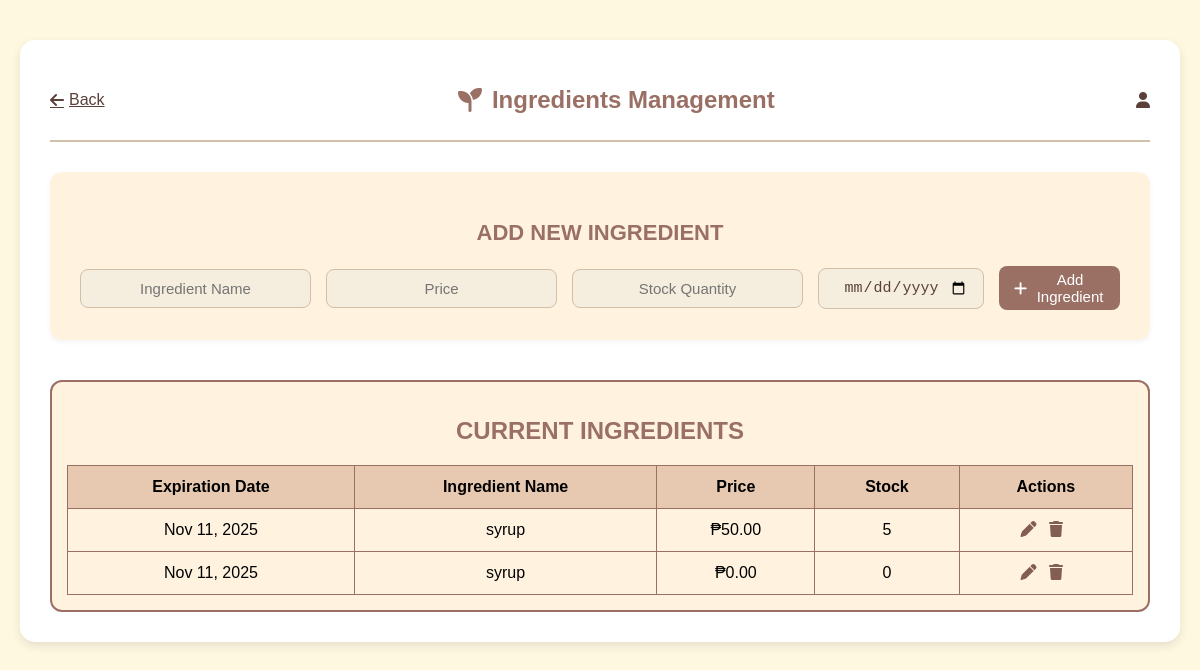
The page /ingredients/ on the database as committed earlier.
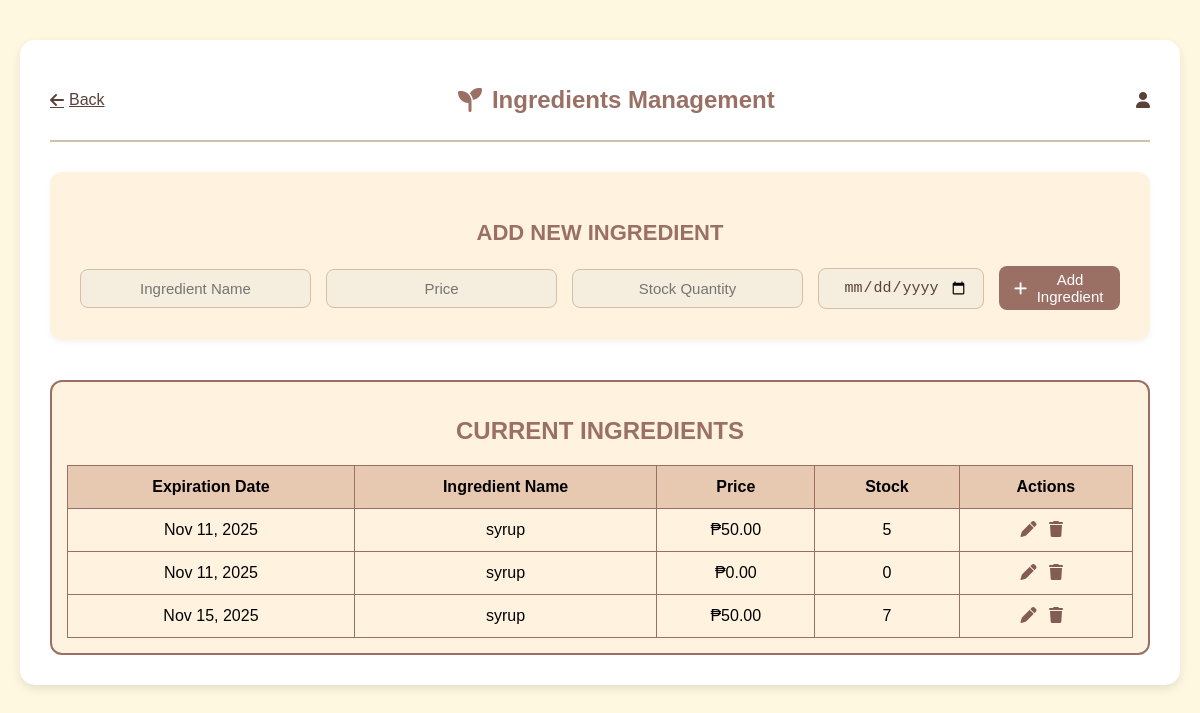
The same page on the database as committed later.
### dashboard/models.py (models this page shows, shortened)
class Ingredient(models.Model):
    name = models.CharField(max_length=100)
    price = models.DecimalField(max_digits=8, decimal_places=2)
    quantity = models.PositiveIntegerField()
    expiration_date = models.DateField()

### dashboard/views.py (the view, shortened to what this page needs)
# urls.py: path('ingredients/', views.ingredients, name='ingredients'),
def ingredients(request):
    ingredients = Ingredient.objects.all().order_by('name')
    ingredient_to_edit = None
    if 'edit' in request.GET:
        ingredient_to_edit = Ingredient.objects.get(id=request.GET['edit'])
    return render(request, 'dashboard/ingredients.html', {
        'ingredients': ingredients,
        'ingredient_to_edit': ingredient_to_edit
    })

### dashboard/templates/dashboard/ingredients.html (shortened to what this page needs)
{% load static %}
<!DOCTYPE html>
<html lang="en">
<head>
  <link rel="stylesheet" href="{% static 'css/ingredients.css' %}">
  <link rel="stylesheet" href="https://cdnjs.cloudflare.com/ajax/libs/font-awesome/6.5.0/css/all.min.css">
</head>
<body>
  <div class="container">
    <header class="header">
      <a href="{% url 'home' %}" class="back-btn">
        <i class="fa-solid fa-arrow-left"></i> Back
      </a>
      <h1><i class="fa-solid fa-seedling"></i> Ingredients Management</h1>
      <div class="admin-profile">
        <i class="fa-solid fa-user"></i>
      </div>
    </header>
    <section class="add-form">
      <h2>ADD NEW INGREDIENT</h2>
      <form method="POST" action="{% url 'ingredients' %}">
        <input type="text" name="name" placeholder="Ingredient Name" required>
        <input type="number" name="price" placeholder="Price" step="0.01" required>
        <input type="number" name="quantity" placeholder="Stock Quantity" min="0" required>
        <input type="date" name="expiration_date" placeholder="Expiration Date" required>
        <button type="submit" class="add-btn">
          <i class="fa-solid fa-plus"></i> Add Ingredient
        </button>
      </form>
    </section>
    <section class="ingredient-list">
      <h2>CURRENT INGREDIENTS</h2>
      <table>
        <thead>
          <tr>
            <th>Expiration Date</th>
            <th>Ingredient Name</th>
            <th>Price</th>
            <th>Stock</th>
            <th>Actions</th>
          </tr>
        </thead>
        <tbody>
          {% for ingredient in ingredients %}
            <tr>
              {% if ingredient_to_edit and ingredient_to_edit.id == ingredient.id %}
                <form method="POST" action="{% url 'ingredients' %}" class="inline-edit-form">
                  {% csrf_token %}
                  <td>
                    <input type="date" name="expiration_date" value="{{ ingredient.expiration_date|date:'Y-m-d' }}">
                  </td>
                  <td>
                    <input type="text" name="name" value="{{ ingredient.name }}">
                  </td>
                  <td>
                    <input type="number" name="price" value="{{ ingredient.price }}" step="0.01">
                  </td>
                  <td>
                    <input type="number" name="quantity" value="{{ ingredient.quantity }}">
                  </td>
                  <td class="actions">
                    <button type="submit" name="action" value="update_ingredient">Save</button>
                    <a href="{% url 'ingredients' %}" class="cancel-btn">Cancel</a>
                    <input type="hidden" name="ingredient_id" value="{{ ingredient.id }}">
                      </td>
                    </form>
                  {% else %}
                    <td>{{ ingredient.expiration_date|date:"M d, Y" }}</td>
                    <td>{{ ingredient.name }}</td>
                    <td>₱{{ ingredient.price|floatformat:2 }}</td>
                    <td>{{ ingredient.quantity }}</td>
                    <td class="actions">
                      <a href="{% url 'ingredients' %}?edit={{ ingredient.id }}" title="Edit">
                        <i class="fa-solid fa-pen"></i>
                      </a>
                      <a href="{%url 'delete_ingredient' ingredient.id %}"
                        onclick="return confirm('Are you sure you want to delete {{ ingredient.name }}?')"
                        title="Delete">
                        <i class="fa-solid fa-trash"></i>
                      </a>
                    </td>
                   {% endif %}
                </tr>
              {% empty %}
                <tr>
                  <td colspan="5" class="no-data">No ingredients found.</td>
            </tr>
          {% endfor %}
        </tbody>
      </table>
    </section>
  </div>
</body>
</html>

Rows that differ between the two databases and show on the page:
added Ingredient: expiration_date "Nov 15, 2025", name "syrup", price "50.00", quantity "7"
